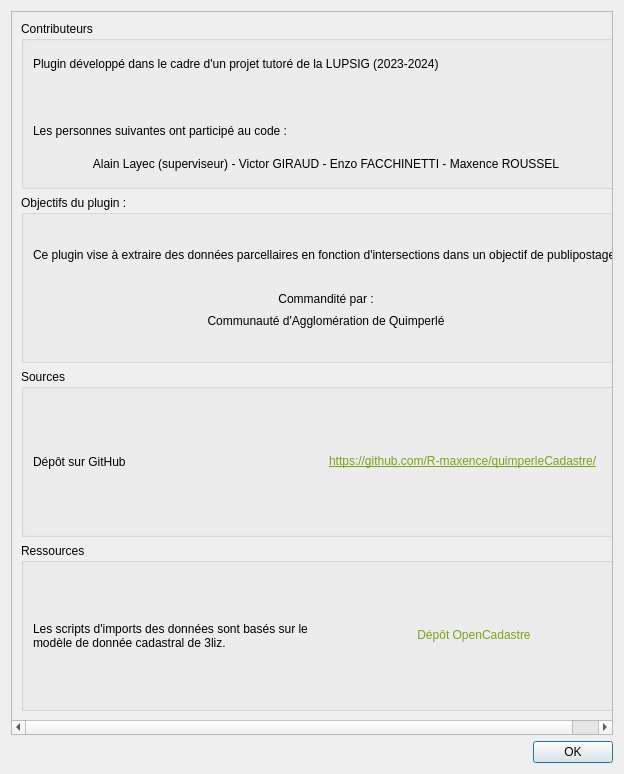
<?xml version="1.0" encoding="UTF-8"?>
<ui version="4.0">
 <class>cadastre_about_form</class>
 <widget class="QDialog" name="cadastre_about_form">
  <property name="geometry">
   <rect>
    <x>0</x>
    <y>0</y>
    <width>624</width>
    <height>774</height>
   </rect>
  </property>
  <property name="baseSize">
   <size>
    <width>700</width>
    <height>700</height>
   </size>
  </property>
  <property name="windowTitle">
   <string>Cadastre - A propos</string>
  </property>
  <layout class="QVBoxLayout" name="verticalLayout">
   <item>
    <widget class="QScrollArea" name="scrollArea">
     <property name="widgetResizable">
      <bool>true</bool>
     </property>
     <widget class="QWidget" name="scrollAreaWidgetContents">
      <property name="geometry">
       <rect>
        <x>0</x>
        <y>0</y>
        <width>604</width>
        <height>725</height>
       </rect>
      </property>
      <layout class="QVBoxLayout" name="verticalLayout_2">
       <item>
        <widget class="QGroupBox" name="groupBox_8">
         <property name="title">
          <string>Contributeurs</string>
         </property>
         <layout class="QVBoxLayout" name="verticalLayout_10">
          <item>
           <widget class="QLabel" name="label">
            <property name="text">
             <string>Plugin développé dans le cadre d'un projet tutoré de la LUPSIG (2023-2024)</string>
            </property>
           </widget>
          </item>
          <item>
           <widget class="QLabel" name="logo_lpsig">
            <property name="sizePolicy">
             <sizepolicy hsizetype="Preferred" vsizetype="Preferred">
              <horstretch>0</horstretch>
              <verstretch>0</verstretch>
             </sizepolicy>
            </property>
            <property name="maximumSize">
             <size>
              <width>12777215</width>
              <height>12777215</height>
             </size>
            </property>
            <property name="layoutDirection">
             <enum>Qt::LeftToRight</enum>
            </property>
            <property name="text">
             <string/>
            </property>
            <property name="pixmap">
             <pixmap>icones/lpsig_petit.png</pixmap>
            </property>
            <property name="scaledContents">
             <bool>false</bool>
            </property>
           </widget>
          </item>
          <item>
           <widget class="QLabel" name="label_6">
            <property name="text">
             <string>Les personnes suivantes ont participé au code :</string>
            </property>
           </widget>
          </item>
          <item>
           <layout class="QGridLayout" name="gridLayout_5">
            <item row="0" column="0">
             <widget class="QLabel" name="label_contributeur">
              <property name="text">
               <string>Alain Layec (superviseur) - Victor GIRAUD - Enzo FACCHINETTI - Maxence ROUSSEL</string>
              </property>
              <property name="alignment">
               <set>Qt::AlignCenter</set>
              </property>
             </widget>
            </item>
           </layout>
          </item>
         </layout>
        </widget>
       </item>
       <item>
        <widget class="QGroupBox" name="groupBox">
         <property name="title">
          <string>Objectifs du plugin :</string>
         </property>
         <layout class="QVBoxLayout" name="verticalLayout_3">
          <item>
           <widget class="QLabel" name="label_8">
            <property name="text">
             <string>Ce plugin vise à extraire des données parcellaires en fonction d'intersections dans un objectif de publipostage.</string>
            </property>
           </widget>
          </item>
          <item>
           <layout class="QGridLayout" name="gridLayout_6">
            <item row="0" column="0">
             <widget class="QLabel" name="label_logo_mtes_2">
              <property name="text">
               <string>Commandité par :</string>
              </property>
              <property name="alignment">
               <set>Qt::AlignCenter</set>
              </property>
             </widget>
            </item>
            <item row="2" column="0">
             <widget class="QLabel" name="label_logo_grandnarbonne">
              <property name="text">
               <string/>
              </property>
              <property name="pixmap">
               <pixmap>icones/Logo_Kimperle.jpg</pixmap>
              </property>
              <property name="alignment">
               <set>Qt::AlignCenter</set>
              </property>
             </widget>
            </item>
            <item row="1" column="0">
             <widget class="QLabel" name="label_logo_asadefrance">
              <property name="text">
               <string>Communauté d'Agglomération de Quimperlé</string>
              </property>
              <property name="alignment">
               <set>Qt::AlignCenter</set>
              </property>
             </widget>
            </item>
           </layout>
          </item>
         </layout>
        </widget>
       </item>
       <item>
        <widget class="QGroupBox" name="groupBox_6">
         <property name="title">
          <string>Sources</string>
         </property>
         <layout class="QVBoxLayout" name="verticalLayout_8">
          <item>
           <layout class="QGridLayout" name="gridLayout_4">
            <item row="0" column="0">
             <widget class="QLabel" name="label_19">
              <property name="text">
               <string>Dépôt sur GitHub</string>
              </property>
             </widget>
            </item>
            <item row="0" column="1">
             <widget class="QLabel" name="label_20">
              <property name="text">
               <string>&lt;html&gt;&lt;head/&gt;&lt;body&gt;&lt;p&gt;&lt;a href=&quot;https://github.com/3liz/QgisCadastrePlugin&quot;&gt;&lt;span style=&quot; color:#7ba11a;&quot;&gt;https://github.com/R-maxence/quimperleCadastre/&lt;/span&gt;&lt;/a&gt;&lt;/p&gt;&lt;/body&gt;&lt;/html&gt;</string>
              </property>
              <property name="openExternalLinks">
               <bool>true</bool>
              </property>
             </widget>
            </item>
           </layout>
          </item>
         </layout>
        </widget>
       </item>
       <item>
        <widget class="QGroupBox" name="groupBox_5">
         <property name="title">
          <string>Ressources</string>
         </property>
         <layout class="QVBoxLayout" name="verticalLayout_7">
          <item>
           <layout class="QHBoxLayout" name="horizontalLayout_2">
            <item>
             <widget class="QLabel" name="label_17">
              <property name="text">
               <string>Les scripts d'imports des données sont basés sur le modèle de donnée cadastral de 3liz.</string>
              </property>
              <property name="wordWrap">
               <bool>true</bool>
              </property>
             </widget>
            </item>
            <item>
             <widget class="QLabel" name="label_18">
              <property name="text">
               <string>&lt;a href=&quot;https://adullact.net/scm/viewvc.php/trunk/data/pgsql/?root=opencadastre&quot;  style=&quot;color:#7BA11A;text-decoration:none;&quot;&gt;Dépôt OpenCadastre&lt;/a&gt;</string>
              </property>
              <property name="alignment">
               <set>Qt::AlignCenter</set>
              </property>
              <property name="openExternalLinks">
               <bool>true</bool>
              </property>
             </widget>
            </item>
           </layout>
          </item>
         </layout>
        </widget>
       </item>
      </layout>
     </widget>
    </widget>
   </item>
   <item>
    <widget class="QDialogButtonBox" name="buttonBox">
     <property name="standardButtons">
      <set>QDialogButtonBox::Ok</set>
     </property>
    </widget>
   </item>
  </layout>
 </widget>
 <tabstops>
  <tabstop>scrollArea</tabstop>
 </tabstops>
 <resources/>
 <connections/>
</ui>
